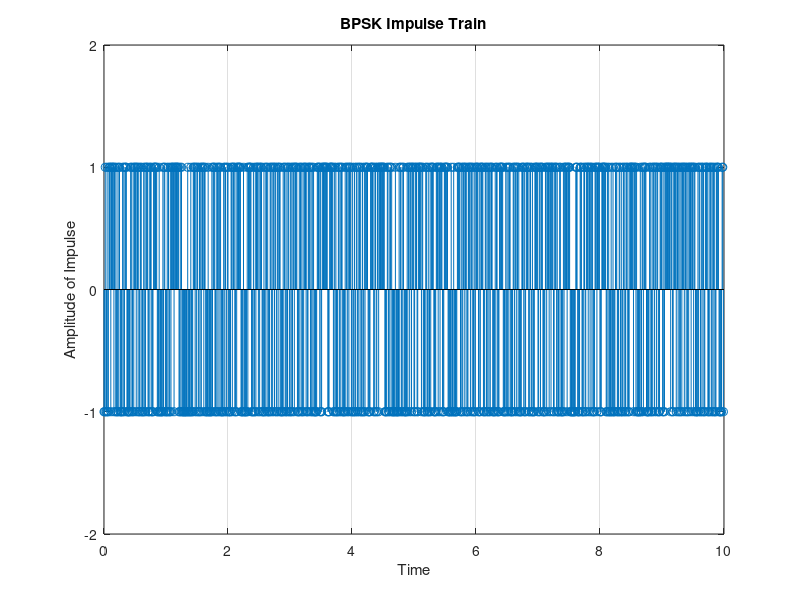
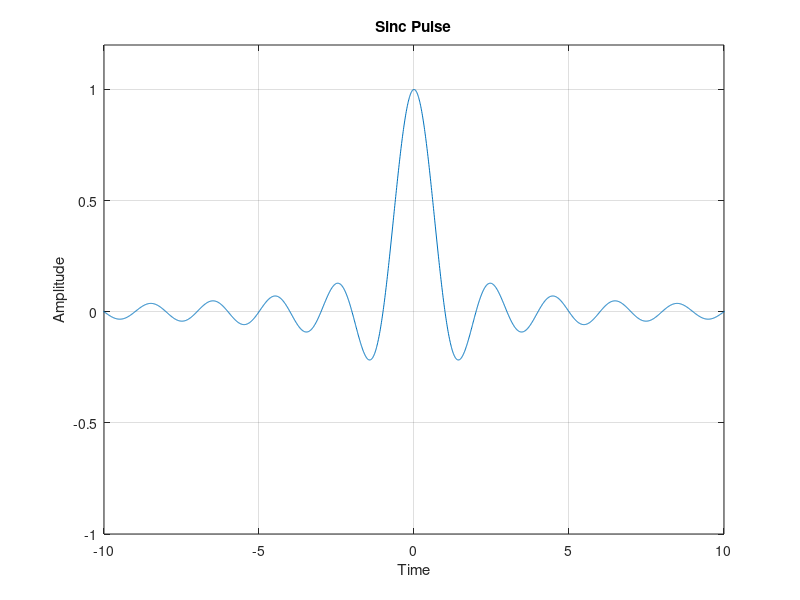
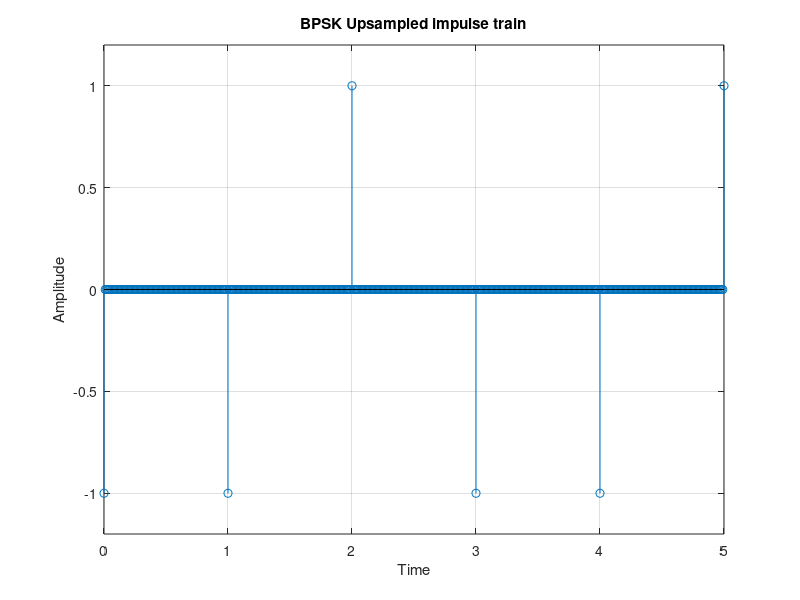
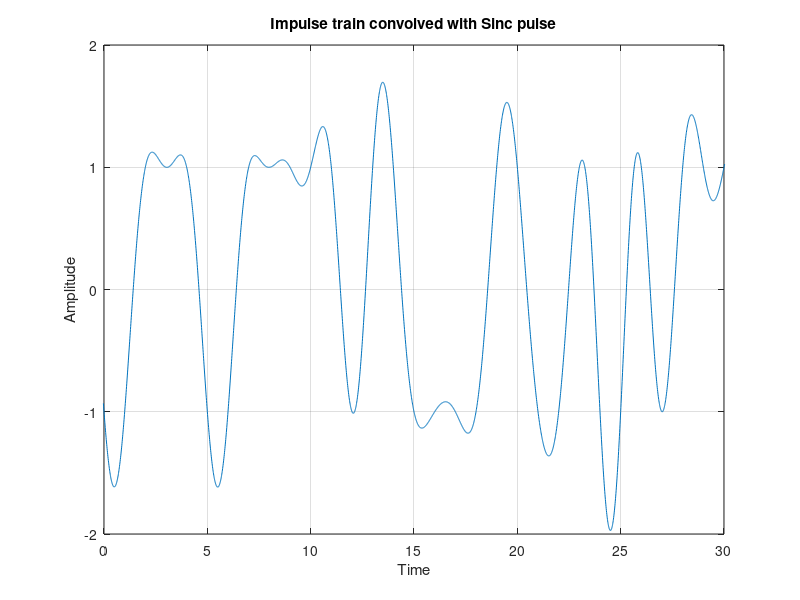

MATLAB code to generate these figures, in order:
% Task 1 & 2
clear;
close all;
clc;

% Initializing the needed parameters
samp_freq = 100;
no_trans_bits = 10^3;
time = 0:1/samp_freq:999/samp_freq;
t = -samp_freq:1/(samp_freq):samp_freq;

% Creating 0,1ly and converting them to 1,-1
BPSK = 2*(rand(1,no_trans_bits)>0.5)-1;


% Plotting the BPSK Impulse train
figure;
stem(time, BPSK(1:1000)); xlabel('Time'); ylabel('Amplitude of Impulse');
title('BPSK Impulse Train');
axis([0 10 -2 2]);
grid on;

% Sinc function
Sinc = sinc(t);

% Plotting the Sinc function
figure;
plot(t, Sinc);
title('Sinc Pulse');
xlabel('Time');
ylabel('Amplitude');
axis([-10 10 -1 1.2]);
grid on;

% Upsampling the BPSK impulse array to adjust to the sampling frequency
N = length(BPSK);
upsampleFactor = 100; % Since you are appending 99 zeros after each BPSK element

% Pre-allocate BPSK_U with the correct size
BPSK_U = zeros(1, N * upsampleFactor);

% Index to keep track of the insertion point in BPSK_U
index = 1;

% Loop through each element in BPSK
for i = 1:N
    BPSK_U(index) = BPSK(i);  % Insert the BPSK value
    index = index + upsampleFactor; % Increment index by 100 to skip 99 zeros
end

time_u = 0:1/samp_freq:99999/samp_freq;
% Plotting the upsampled BPSK Impulse train
figure;
stem(time_u, BPSK_U);
xlabel('Time');
ylabel('Amplitude');
title('BPSK Upsampled impulse train');
axis([0 5 -1.2 1.2]);
grid on;

% Plotting the diagram for impulse train convolved with sinc pulse
figure;
sinc_draw = conv(Sinc,BPSK_U,'same');
plot(t,sinc_draw);
title('Impulse train convolved with Sinc pulse');
xlabel('Time');
ylabel('Amplitude');
axis([0 30 -2 2]);
grid on;

% Plotting the eye diagram for Sinc pulse transmission
eyediagram(sinc_draw, 2*samp_freq);
title('Eye diagram for Sinc pulse');
xlabel('Time');
ylabel('Amplitude');
axis([-0.5 0.5 -2.4 2.2]);
grid on;

% Developing the raised cosine with 0.5 roll-off
roll_off = 0.5;
cos_num = cos(roll_off*pi*t);
cos_den = (1 - (2 * roll_off * t).^2);
cos_denzero = abs(cos_den)<10^-10;
Raised_cosine = cos_num./cos_den;
Raised_cosine(cos_denzero) = pi/4;
rc_roll5 = Sinc.*Raised_cosine;

% Plotting the raised cosine with roll off 0.5
figure;
plot(t,rc_roll5);
title('Raised cosine Pulse shape with 0.5 roll-off');
xlabel('Time');
ylabel('Amplitude');
axis([-10 10 -1 1.2]);
grid on;

% Plotting the diagram for impulse train convolved with raised cosine pulse of 0.5 roll-off factor
figure;
rc_roll5_draw = conv(rc_roll5,BPSK_U,'same');
plot(t,rc_roll5_draw);
title('Impulse train convolved with raised cosine pulse with roll-off 0.5');
xlabel('Time');
ylabel('Amplitude');
axis([0 30 -2 2]);

% Plotting the eye diagram for raised cosine pulse with 0.5 roll-off transmission
eyediagram(rc_roll5_draw,2*samp_freq);
title('Eye diagram with raised cosine pulse with 0.5 roll-off');
xlabel('Time');
ylabel('Amplitude');
axis([-0.5 0.5 -2.4 2.2]);
grid on;

% Developing the raised cosine with 1 roll-off
roll_off = 1;
cos_num = cos(roll_off*pi*t);
cos_den = (1 - (2 * roll_off * t).^2);
cos_denzero = abs(cos_den)<10^-10;
Raised_cosine = cos_num./cos_den;
Raised_cosine(cos_denzero) = pi/4;
rc_roll_1 = Sinc.*Raised_cosine;

% Plotting the raised cosine with roll off 1
figure;
plot(t,rc_roll_1);
title('Raised cosine Pulse shape with 1 roll-off');
xlabel('Time');
ylabel('Amplitude');
axis([-10 10 -1 1.2]);
grid on;

% Plotting the diagram for impulse train convolved with raised cosine pulse of 1 roll-off factor
figure;
rc_roll1_draw = conv(rc_roll_1,BPSK_U,'same');
plot(t,rc_roll1_draw);
title('Impulse train convolved with raised cosine pulse with roll-off 1');
xlabel('Time');
ylabel('Amplitude');
axis([0 30 -2 2]);

% Plotting the eye diagram for raised cosine pulse with 1 roll-off transmission
eyediagram(rc_roll1_draw, 2*samp_freq);
title('Eye diagram with raised cosine pulse with 1 roll-off');
xlabel('Time');
ylabel('Amplitude');
axis([-0.5 0.5 -2.4 2.2]);
grid on;

% Task 2

SNR=10; %given SNR
power_noise= 1./(10.^(0.1*SNR));
%generating AWGN noise
sinc_conv=conv(Sinc,BPSK_U,'same');
noise =((power_noise/2)^0.5)*randn(1,length(sinc_conv));
sinc_noise=sinc_conv+noise;

% Plotting the convolved sinc pulse with noise
figure;
plot(t,sinc_noise(1:20001));
title('Sinc pulses with noise');
xlabel('Time');
ylabel('Amplitude');
axis([0 30 -2 2]);
grid on;

% Drawing the eye diagram for sinc pulse with noise
eyediagram(sinc_noise, samp_freq*2);
title('Eye diagram for sinc pulses with noise');
xlabel('Time');
ylabel('Amplitude');
axis([-0.5 0.5 -2.4 2.2]);
grid on;

% Adding the noise to the convoluted raised cosine pulse with 0.5 roll-off
rc_roll5_conv = conv(rc_roll5,BPSK_U,'same');
rc_5_noise=rc_roll5_conv+noise;

% Plotting the convolved raised cosine pulse of 0.5 roll-off with noise
figure;
plot(t,rc_5_noise(1:20001));
title('Impulse train convolved with raised cosine of 0.5 roll-off pulse with noise');
xlabel('Time');
ylabel('Amplitude');
axis([0 30 -2 2]);
grid on;

% Drawing the eye diagram for raised cosine pulse of 0.5 roll-off with noise
eyediagram(rc_5_noise, samp_freq*2);
title('Eye diagram with raised cosine pulse with 0.5 roll-off with noise');
xlabel('Time');
ylabel('Amplitude');
axis([-0.5 0.5 -2.4 2.2]);
grid on;

% Adding the noise to the convoluted raised cosine pulse with 1 roll-off
rc_roll1_conv = conv(rc_roll_1,BPSK_U,'same');
rc_1_noise=rc_roll1_conv+noise;

% Plotting the convolved raised cosine pulse of 1 roll-off with noise
figure;
plot(t,rc_1_noise(1:20001));
title('Impulse train convolved with raised cosine of 1 roll-off pulse with noise');
xlabel('Time');
ylabel('Amplitude');
axis([0 30 -2 2]);
grid on;

% Drawing the eye diagram for raised cosine pulse of 1 roll-off with noise
eyediagram(rc_1_noise, 2*samp_freq);
title('Eye diagram with raised cosine pulse with 1 roll-off with noise');
xlabel('Time');
ylabel('Amplitude');
axis([-0.5 0.5 -2.4 2.2]);
grid on;